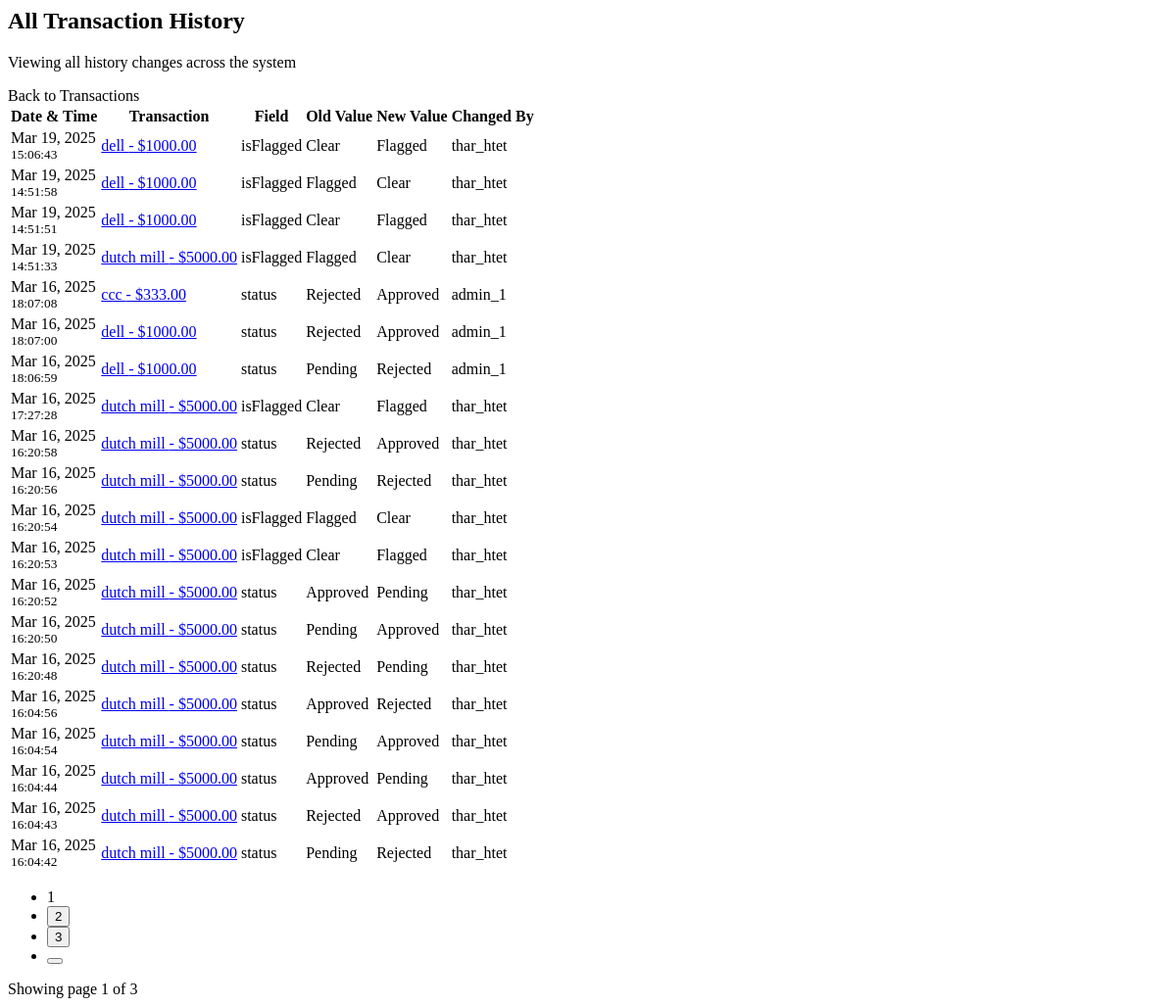
/all-history/ (signed in), run on an earlier commit of the app's database.
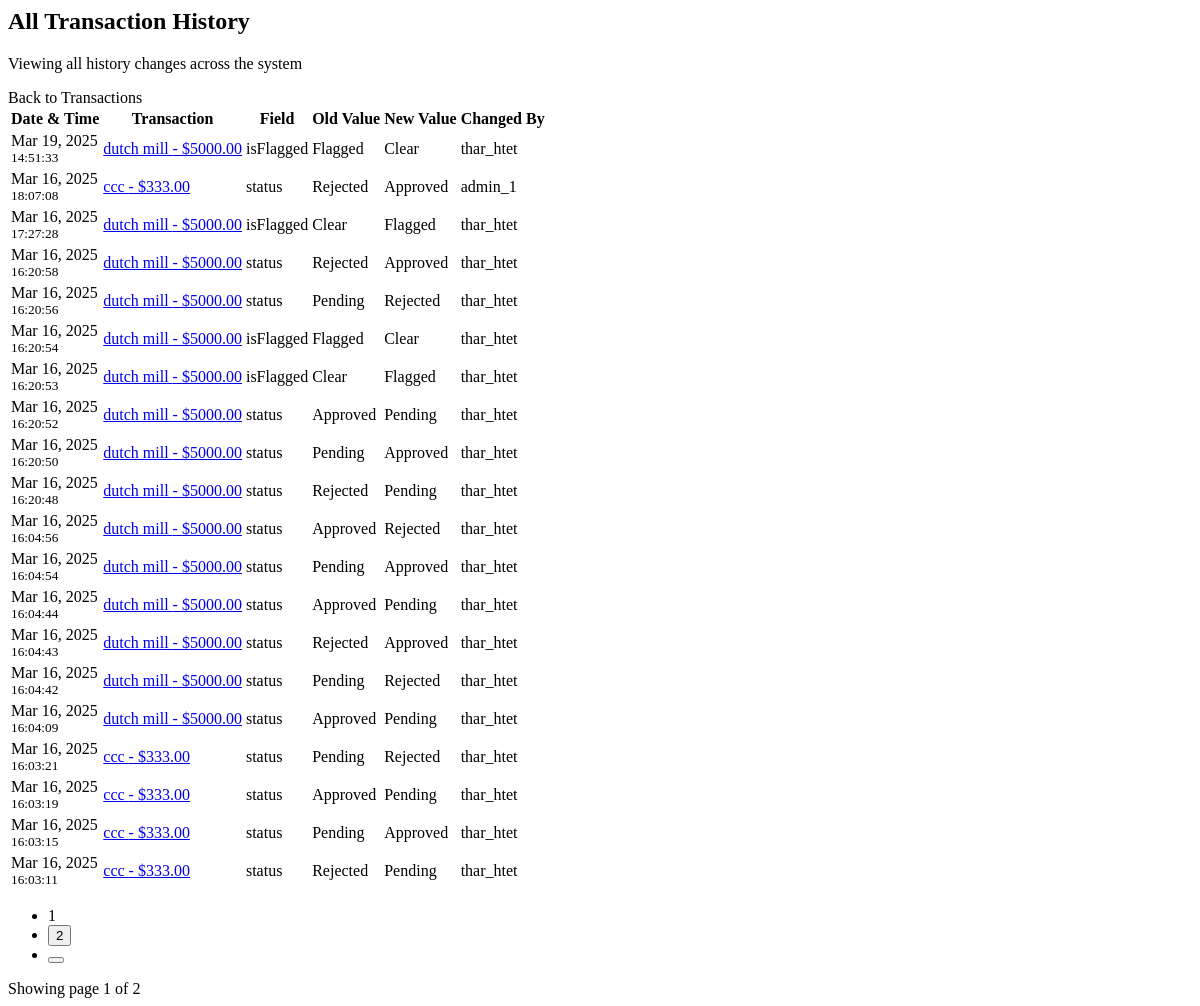
And on a later commit of the database.
### auditApp/models.py (models this page shows, shortened)
class TransactionHistory(models.Model):
    transaction = models.ForeignKey('Transaction', on_delete=models.CASCADE, related_name='history')
    changed_by = models.ForeignKey(User, on_delete=models.SET_NULL, null=True)
    changed_at = models.DateTimeField(auto_now_add=True)
    field_name = models.CharField(max_length=100)
    old_value = models.CharField(max_length=255, null=True)
    new_value = models.CharField(max_length=255, null=True)
    class Meta:
        ordering = ['-changed_at']

class Transaction(models.Model):
    STATUS_CHOICES = [
        ('Approved', 'Approved'),
        ('Pending', 'Pending'),
        ('Rejected', 'Rejected'),
    ]
    amount = models.DecimalField(max_digits=10, decimal_places=2, validators=[MinValueValidator(0)],null=False, blank=False)
    status = models.CharField(max_length=255, choices=STATUS_CHOICES, null=False, blank=False,default='Pending')
    timestamp = models.DateTimeField(auto_now_add=True)
    merchant = models.CharField(max_length=255, null=False, blank=False)
    isFlagged = models.BooleanField(default=False,null=True, blank=True)
    approved_by = models.ForeignKey(User, on_delete=models.SET_NULL, null=True, blank=True)

### auditApp/views.py (the view)
# urls.py: path('all-history/', views.all_transaction_history, name='all_history'),
@login_required
def all_transaction_history(request):
    try:
        history = TransactionHistory.objects.all().select_related(
            'transaction', 'changed_by'
        ).order_by('-changed_at')
        paginator = Paginator(history, 20)  # Show 20 entries per page
        page = request.GET.get('page', 1)
        history_entries = paginator.get_page(page)
        if request.headers.get('HX-Request'):
            return render(request, 'partials/all_history.html', {
                'history': history_entries
            })
        return render(request, 'partials/all_history.html', {
            'history': history_entries
        })
    except Exception as e:
        messages.error(request, str(e))
        return redirect('home')

### auditApp/templates/partials/all_history.html (shortened to what the changed rows need)
{% if history %}
<div class="row mb-4">
    <div class="col">
        <h2 class="page-header">
            All Transaction History
        </h2>
    </div>
</div>
<div class="table-responsive">
    <table class="table table-hover">
        <thead>
            <tr>
                <th>Date & Time</th>
                <th>Transaction</th>
                <th>Field</th>
                <th>Old Value</th>
                <th>New Value</th>
                <th>Changed By</th>
            </tr>
        </thead>
        <tbody>
            {% for entry in history %}
            <tr>
                <td>
                    <span class="text-muted">
                        {{ entry.changed_at|date:"M d, Y" }}
                    </span>
                    <br>
                    <small class="text-muted">
                        {{ entry.changed_at|time:"H:i:s" }}
                    </small>
                </td>
                <td>
                    <a href="#" class="text-primary"
                       hx-get="{% url 'transaction_detail' entry.transaction.id %}"
                       hx-target="#modal-content"
                       data-bs-toggle="modal"
                       data-bs-target="#transactionModal">
                        {{ entry.transaction.merchant }} - ${{ entry.transaction.amount }}
                    </a>
                </td>
                <td>
                    <span class="fw-medium">{{ entry.field_name }}</span>
                </td>
                <td>
                    {% if entry.field_name == 'status' %}
                        <span class="badge {% if entry.old_value == 'Approved' %}bg-success{% elif entry.old_value == 'Pending' %}bg-warning{% else %}bg-danger{% endif %}">
                            {{ entry.old_value }}
                        </span>
                    {% elif entry.field_name == 'isFlagged' %}
                        <span class="badge {% if entry.old_value == 'True' %}bg-danger{% else %}bg-success{% endif %}">
                            {% if entry.old_value == 'True' %}Flagged{% else %}Clear{% endif %}
                        </span>
                    {% else %}
                        {{ entry.old_value }}
                    {% endif %}
                </td>
                <td>
                    {% if entry.field_name == 'status' %}
                        <span class="badge {% if entry.new_value == 'Approved' %}bg-success{% elif entry.new_value == 'Pending' %}bg-warning{% else %}bg-danger{% endif %}">
                            {{ entry.new_value }}
                        </span>
                    {% elif entry.field_name == 'isFlagged' %}
                        <span class="badge {% if entry.new_value == 'True' %}bg-danger{% else %}bg-success{% endif %}">
                            {% if entry.new_value == 'True' %}Flagged{% else %}Clear{% endif %}
                        </span>
                    {% else %}
                        {{ entry.new_value }}
                    {% endif %}
                </td>
                <td>
                    <span class="text-muted">
                        {{ entry.changed_by.username }}
                    </span>
                </td>
            </tr>
            {% endfor %}
        </tbody>
    </table>
    {% if history.paginator.num_pages > 1 %}
    <div class="pagination-wrapper mt-4">
        <nav aria-label="History pagination">
            <ul class="pagination justify-content-center">
                {% for num in history.paginator.page_range %}
                    {% if num == history.number %}
                    <li class="page-item active">
                        <span class="page-link">{{ num }}</span>
                    </li>
                    {% elif num > history.number|add:'-3' and num < history.number|add:'3' %}
                    <li class="page-item">
                        <button class="page-link"
                                hx-get="{% url 'all_history' %}?page={{ num }}"
                                hx-target="#transaction-container"
                                hx-swap="innerHTML">
                            {{ num }}
                        </button>
                    </li>
                    {% endif %}
                {% endfor %}
                {% if history.has_next %}
                <li class="page-item">
                    <button class="page-link"
                            hx-get="{% url 'all_history' %}?page={{ history.next_page_number }}"
                            hx-target="#transaction-container"
                            hx-swap="innerHTML">
                    </button>
                </li>
                {% endif %}
            </ul>
        </nav>
        <div class="text-center text-muted mt-2">
            Showing page {{ history.number }} of {{ history.paginator.num_pages }}
        </div>
    </div>
    {% endif %}
</div>
{% else %}
<div class="alert alert-info" role="alert">
    <i class="fas fa-info-circle me-2"></i>No history records found.
</div>
{% endif %}

What changed in the data, as far as the page shows it:
removed TransactionHistory: changed_at "Mar 19, 2025", changed_at "15:06:43", transaction.merchant "dell", transaction.amount "1000.00", field_name "isFlagged", old_value "Clear", new_value "Flagged", changed_by.username "thar_htet"
removed TransactionHistory: changed_at "Mar 19, 2025", changed_at "14:51:58", transaction.merchant "dell", transaction.amount "1000.00", field_name "isFlagged", old_value "Flagged", new_value "Clear", changed_by.username "thar_htet"
removed TransactionHistory: changed_at "Mar 19, 2025", changed_at "14:51:51", transaction.merchant "dell", transaction.amount "1000.00", field_name "isFlagged", old_value "Clear", new_value "Flagged", changed_by.username "thar_htet"
removed TransactionHistory: changed_at "Mar 16, 2025", changed_at "18:07:00", transaction.merchant "dell", transaction.amount "1000.00", field_name "status", old_value "Rejected", new_value "Approved", changed_by.username "admin_1"
removed TransactionHistory: changed_at "Mar 16, 2025", changed_at "18:06:59", transaction.merchant "dell", transaction.amount "1000.00", field_name "status", old_value "Pending", new_value "Rejected", changed_by.username "admin_1"
now on this page (row unchanged): TransactionHistory: changed_at "Mar 16, 2025", changed_at "16:04:09", transaction.merchant "dutch mill", transaction.amount "5000.00", field_name "status", old_value "Approved", new_value "Pending", changed_by.username "thar_htet"
now on this page (row unchanged): TransactionHistory: changed_at "Mar 16, 2025", changed_at "16:03:21", transaction.merchant "ccc", transaction.amount "333.00", field_name "status", old_value "Pending", new_value "Rejected", changed_by.username "thar_htet"
now on this page (row unchanged): TransactionHistory: changed_at "Mar 16, 2025", changed_at "16:03:19", transaction.merchant "ccc", transaction.amount "333.00", field_name "status", old_value "Approved", new_value "Pending", changed_by.username "thar_htet"
now on this page (row unchanged): TransactionHistory: changed_at "Mar 16, 2025", changed_at "16:03:15", transaction.merchant "ccc", transaction.amount "333.00", field_name "status", old_value "Pending", new_value "Approved", changed_by.username "thar_htet"
now on this page (row unchanged): TransactionHistory: changed_at "Mar 16, 2025", changed_at "16:03:11", transaction.merchant "ccc", transaction.amount "333.00", field_name "status", old_value "Rejected", new_value "Pending", changed_by.username "thar_htet"
Also different on the page:
{{ history.paginator.num_pages }}: "3" → "2"
list line gone: "3"
